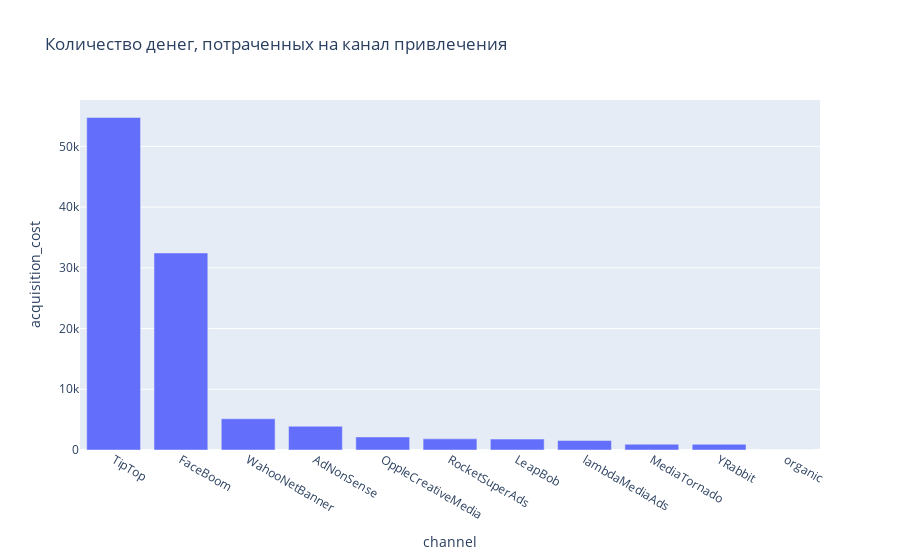

This figure's notebook cell:
### Markdown cell above
Компания потратила 106 тысяч долларов на все рекламные компании

### Code cell
px.bar(profiles.groupby('channel') \
       .agg({'acquisition_cost': 'sum'}) \
       .sort_values('acquisition_cost', ascending=False).reset_index(),
       x='channel', y='acquisition_cost',
       title='Количество денег, потраченных на канал привлечения')

### Figure 1 — Plotly figure (JSON) as saved in the notebook; plotly's stock layout.template omitted (floating-point values rounded to 4 significant figures)
{"data": [{"alignmentgroup": "True", "hovertemplate": "channel=%{x}<br>acquisition_cost=%{y}<extra></extra>", "legendgroup": "", "marker": {"color": "#636efa", "pattern": {"shape": ""}}, "name": "", "offsetgroup": "", "orientation": "v", "showlegend": false, "textposition": "auto", "type": "bar", "x": ["TipTop", "FaceBoom", "WahooNetBanner", "AdNonSense", "OppleCreativeMedia", "RocketSuperAds", "LeapBob", "lambdaMediaAds", "MediaTornado", "YRabbit", "organic"], "xaxis": "x", "y": [54750.0, 32450.0, 5151, 3911.0, 2151.0, 1833, 1798.0, 1558.0, 954.5, 944.2, 0], "yaxis": "y"}], "layout": {"barmode": "relative", "legend": {"tracegroupgap": 0}, "title": {"text": "Количество денег, потраченных на канал привлечения"}, "xaxis": {"anchor": "y", "domain": [0, 1], "title": {"text": "channel"}}, "yaxis": {"anchor": "x", "domain": [0, 1], "title": {"text": "acquisition_cost"}}}}
